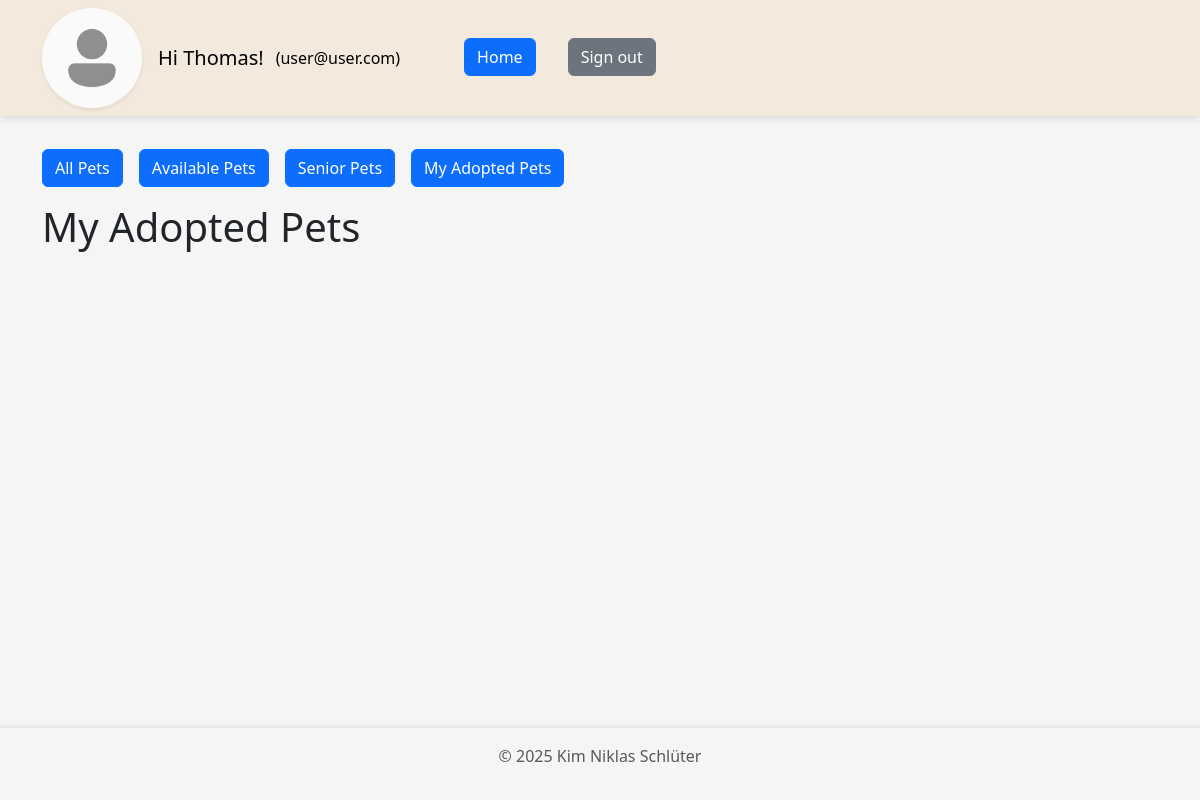
Before: /website/home.php?my_adopted_pets=true (signed in) with the older database file.
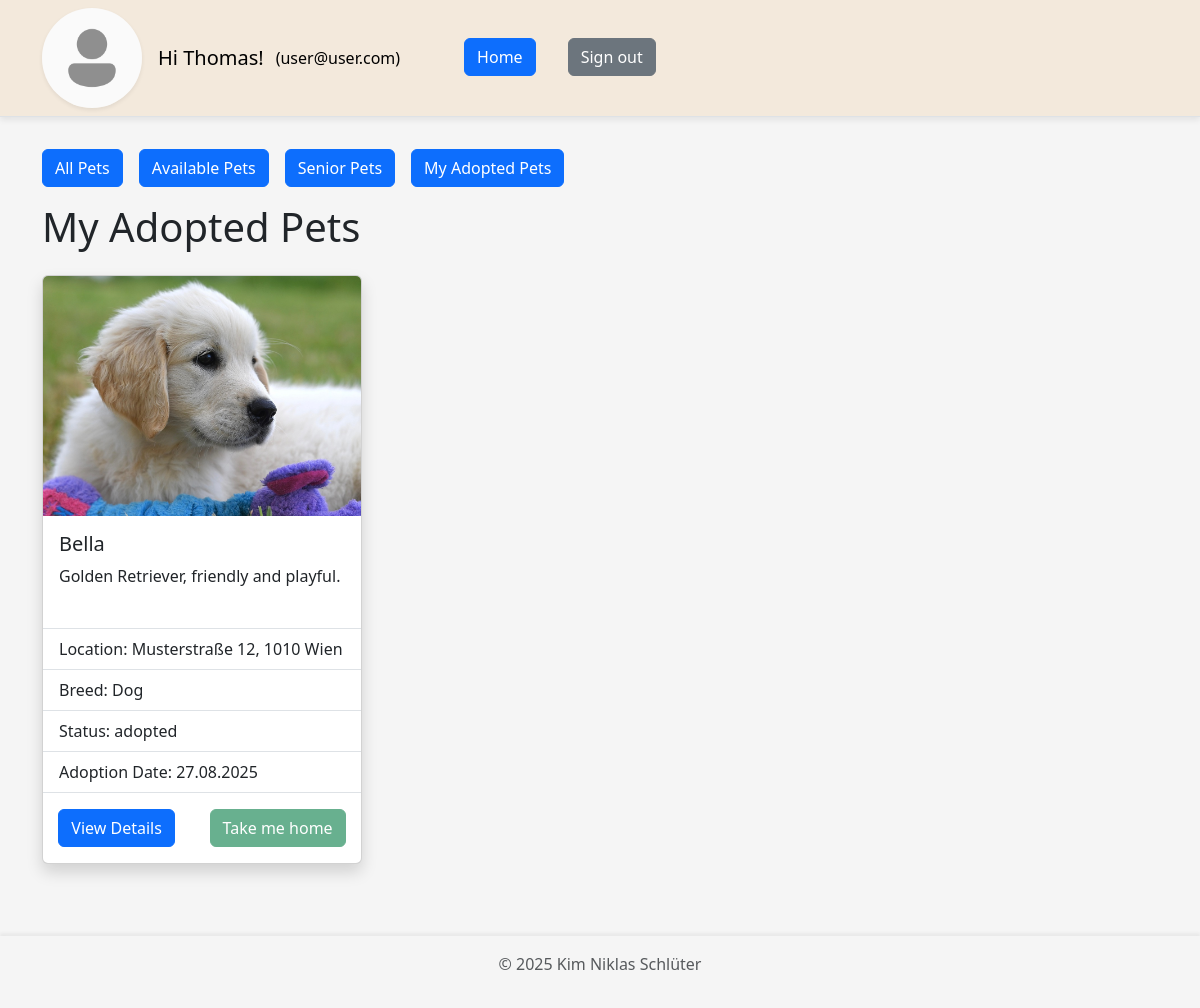
After: the same page with the newer database file.
### tables this page shows
CREATE TABLE `user` (
  `id` int(11) NOT NULL,
  `email` varchar(200) NOT NULL,
  `password` varchar(255) NOT NULL,
  `first_name` varchar(100) NOT NULL,
  `last_name` varchar(100) NOT NULL,
  `phone` varchar(50) NOT NULL,
  `address` varchar(100) NOT NULL,
  `picture` varchar(255) NOT NULL,
  `authority` enum('user','admin') NOT NULL
);

CREATE TABLE `pet_adoption` (
  `id` int(11) NOT NULL,
  `user_id` int(11) NOT NULL,
  `pet_id` int(11) NOT NULL,
  `adoption_date` date NOT NULL DEFAULT '1970-01-01'
);

CREATE TABLE `animal` (
  `id` int(11) NOT NULL,
  `name` varchar(100) NOT NULL,
  `picture` varchar(255) DEFAULT NULL,
  `location` varchar(100) NOT NULL,
  `description` text DEFAULT NULL,
  `size` enum('small','default','big') NOT NULL DEFAULT 'default',
  `age` int(11) DEFAULT NULL,
  `vaccinated` tinyint(1) NOT NULL,
  `status` enum('available','adopted') NOT NULL DEFAULT 'available',
  `breed_id` int(11) NOT NULL
);

CREATE TABLE `breed` (
  `id` int(11) NOT NULL,
  `name` varchar(100) NOT NULL
);

### website/components/util.php (called while the page is built, shortened)
<?php
function get_my_user_id_from_session()
{
  if (isset($_SESSION["user"])) {
    return $_SESSION["user"];
  } else if (isset($_SESSION["admin"])) {
    return $_SESSION["admin"];
  } else {
    return null;
  }
}
function get_user_data($conn, $userId)
{
  $sql = "SELECT * FROM `user` WHERE `id`='$userId'";
  $result = mysqli_query($conn, $sql);
  if ($result) {
    $row = mysqli_fetch_assoc($result);
    $defaultImgUrl = './' . PICTURE_FOLDER_NAME . '/user.png';
    if (empty($row['picture'])) {
      $row['profile_img_url'] = $defaultImgUrl;
    } else {
      $pictureUrl = './' . PICTURE_FOLDER_NAME . '/' . $row['picture'];
      if (!file_exists($pictureUrl)) {
        $row['profile_img_url'] = $defaultImgUrl;
      } else {
        $row['profile_img_url'] = $pictureUrl;
      }
    }
  }
  return $row;
}
function date_format_for_display($date)
{
  if (!empty($date) && $date != "0000-00-00") {
    $dateObj = date_create($date);
    return date_format($dateObj, "d.m.Y");
  }
  return "";
}
function is_bool_input_true($varName)
{
  return isset($_GET[$varName]) && filter_var($_GET[$varName], FILTER_VALIDATE_BOOL, FILTER_NULL_ON_FAILURE) === true;
}

### website/components/animals.php (called while the page is built, shortened)
<?php
require_once __DIR__ . '/db_connect.php';
require_once __DIR__ . '/util.php';
$conn = db_connect();
function create_response($status, $message, $data = [])
{
  $response = [
    "status" => $status,
    "message" => $message,
    "data" => $data
  ];
  return $response;
}
function fetch_animals_internal($sql)
{
  global $conn;
  $result = mysqli_query($conn, $sql);
  $rows = mysqli_fetch_all($result, MYSQLI_ASSOC);
  return create_response("200", "Successfully fetched animals.", $rows);
}
function get_animals_adopted_by_user($userId)
{
  return fetch_animals_internal(
    "SELECT a.id, a.name, a.picture, a.location, a.description, a.size, a.age, a.vaccinated, a.status, a.breed_id, adopt.adoption_date
     FROM animal AS a
     INNER JOIN pet_adoption AS adopt ON a.id = adopt.pet_id
     WHERE adopt.user_id = $userId"
  );
}
function get_breed_by_id($breed_id)
{
  global $conn;
  $sql = "SELECT * FROM `breed` WHERE id=$breed_id";
  $result = mysqli_query($conn, $sql);
  $row = mysqli_fetch_assoc($result);
  return $row;
}
function get_animal_picture_url($animalData)
{
  return $animalData['picture'] ? PICTURE_FOLDER_NAME . '/' . $animalData['picture'] : ANIMAL_DEFAULT_PICTURE_URL;
}

### website/components/card_layout.php (the view, shortened to what this page needs)
<?php
function create_card_layout_for_animals($response)
{
  $rows = $response['data'];
  $layout = "<div class='row row-cols-1 row-cols-md-2 row-cols-lg-3 row-cols-xl-3 row-cols-xxl-4
                         justify-content-center justify-content-md-start'>";
  foreach ($rows as $animal) {
    $animalPictureUrl = get_animal_picture_url($animal);
    $breedData = get_breed_by_id($animal['breed_id']);
    $layout .= "
    <div style='width: fit-content;'>
      <div class='card shadow mb-4 d-flex flex-column justify-content-between align-items-center' style='max-width: 20rem;'>";
    $layout .= "<div style='width: 100%'>
                  <div class='animal-picture-container'>
                    <img src='$animalPictureUrl' class='card-img-top animal-image' alt=''>
                  </div>
                  <div class='card-body'>
                    <h5 class='card-title'>{$animal['name']}</h5>
                    <p class='card-text' style='min-height: 48px'>{$animal['description']}</p>
                  </div>
                </div>";
    $layout .= "<div style='width: 100%'>";
    $layout .= "<ul class='list-group list-group-flush'>
                  <li class='list-group-item' style='padding: 0'></li>
                  <li class='list-group-item'>Location: {$animal['location']}</li>
                  <li class='list-group-item'>Breed: {$breedData['name']}</li>
                  <li class='list-group-item'>Status: {$animal['status']}</li>";
    if ($animal['status'] == 'adopted' && isset($animal['adoption_date'])) {
      $adoption_date = $animal['adoption_date'];
      $adoption_date_text = date_format_for_display($adoption_date);
      $layout .= "<li class='list-group-item'>Adoption Date: $adoption_date_text</li>";
    }
    $layout .= "  <li class='list-group-item'></li>
                </ul>";
    if (isset($_SESSION['user'])) {
      $layout .= "<div class='d-flex flex-row gap-1 justify-content-around mb-3' style='width:100%'>
                    <a href='./animal_details.php?id={$animal['id']}' class='btn btn-primary'>View Details</a>";
      $layout .= "<form method='POST'>
                      <input type='hidden' name='animal_id_to_adopt' value='{$animal['id']}' />
                      <input" . (($animal['status'] != 'available') ? " disabled" : "") . " type='submit' name='adopt_animal' class='btn btn-success' value='Take me home' />
                  </form>";
      $layout .= "</div>";
    } else if (isset($_SESSION['admin'])) {
      $layout .= "<div class='d-flex flex-row gap-2 justify-content-center mb-3'>
                    <a href='./animal_details.php?id={$animal['id']}' class='btn btn-primary'>View Details</a>
                    <a href='./animal_update.php?id={$animal['id']}' class='btn btn-success'>Update</a>
                    <a href='./animal_delete.php?id={$animal['id']}' class='btn btn-danger'>Delete</a>
                  </div>";
    }
    $layout .= "</div>";
    $layout .=  "</div></div>";
  }
  $layout .= "</div>";
  return $layout;
}

### website/home.php (shortened to what this page needs)
<?php
require_once './components/db_connect.php';
require_once './components/util.php';
require_once './components/animals.php';
require_once './components/card_layout.php';
$conn = db_connect();
$myUserId = get_my_user_id_from_session();
$myUserData = get_user_data($conn, $myUserId);
$layout = "";
if (is_bool_input_true('senior')) {
  $response = get_animals_age_greater(8);
  $pageTitle = 'Senior Pets';
} else if (is_bool_input_true('my_adopted_pets')) {
  $response = get_animals_adopted_by_user($_SESSION['user']);
  $pageTitle = 'My Adopted Pets';
} else if (is_bool_input_true('available_pets')) {
  $response = get_animals_available();
  $pageTitle = 'Available Pets';
} else {
  $response = get_all_animals();
  $pageTitle = 'All Pets';
}
if ($response['status'] == 200) {
  $layout = create_card_layout_for_animals($response);
} else {
  echo "<div class='alert alert-danger' role='alert'>
          {$response['message']}
        </div>";
}
?>
<!DOCTYPE html>
<html lang="en">
<head>
  <link href="https://cdn.jsdelivr.net/npm/bootstrap@5.3.7/dist/css/bootstrap.min.css" rel="stylesheet">
  <link rel="stylesheet" href="./styles/style.css">
  <link rel="stylesheet" href="./styles/card_layout.css">
</head>
<body>
  <?php require_once './components/navbar.php'; ?>
  <div class="container mt-3 mb-5" style="flex-grow: 1;">
    <div class="d-flex gap-3 mb-3">
      <a class="btn btn-primary" href="home.php">All Pets</a>
      <a class="btn btn-primary" href="home.php?available_pets=true">Available Pets</a>
      <a class="btn btn-primary" href="home.php?senior=true">Senior Pets</a>
      <a class="btn btn-primary" href="home.php?my_adopted_pets=true">My Adopted Pets</a>
    </div>
    <h1 class="mb-4"><?= $pageTitle ?></h1>
    <?= $layout ?>
  </div>
  <?php require_once './components/footer.php'; ?>
</body>
</html>

### website/components/navbar.php (shortened to what this page needs)
<?php
$homeUrl = isset($_SESSION['admin']) ? "dashboard.php" : "home.php";
$homeName = isset($_SESSION['admin']) ? "Dashboard" : "Home";
?>
<header class='p-0 mb-3 border-bottom title-row'>
  <nav class="navbar navbar-expand-lg" style="min-height: 3.5rem">
    <div class="container">
      <?php if (isset($_SESSION['user']) || isset($_SESSION['admin'])) { ?>
        <a href='<?= $homeUrl ?>' class='d-block me-3'>
          <img src='<?= $myUserData['profile_img_url'] ?? '' ?>' alt='profile image' width='100' height='100' class='rounded-circle shadow-sm' style='object-fit:cover;'>
        </a>
        <a class="navbar-brand me-1" href="<?= $homeUrl ?>">Hi <?= $myUserData['first_name'] ?? '' ?>!</a>
      <?php } ?>
      <div class="collapse navbar-collapse" id="navbarNav">
        <ul class="navbar-nav gap-2">
          <?php if (isset($_SESSION['user']) || isset($_SESSION['admin'])) { ?>
            <li class="nav-item me-5">
              <a class="nav-link link-body-emphasis" href="#"><?= '(' . $myUserData['email'] . ')' ?></a>
            </li>
            <li class="nav-item me-4">
              <a class="btn btn-primary" href="<?= $homeUrl ?>"><?= $homeName ?></a>
            </li>
            <li class="nav-item">
              <a class="btn btn-secondary" href="logout.php">Sign out</a>
            </li>
          <?php } ?>
        </ul>
      </div>
    </div>
  </nav>
</header>

### website/components/footer.php
<footer class="py-3">
  <p class="text-center text-body-secondary">© 2025 Kim Niklas Schl&uuml;ter</p>
</footer>

### website/styles/style.css (style rules this page uses)
body { background-color: whitesmoke; display: flex; flex-flow: column nowrap; justify-content: flex-start; min-height: 100vh; }
footer { background-color: whitesmoke; box-shadow: 0 -3px 3px rgba(0, 0, 0, 0.05); }

### website/styles/card_layout.css (style rules this page uses)
.animal-picture-container { width: 100%; height: 15rem; margin: 0 !important; overflow: hidden; }
.animal-image { width: 100%; height: 100%; object-fit: cover; }

Changed rows visible on the page:
added pet_adoption: pet.picture (picture), pet.name "Bella", pet.description "Golden Retriever, friendly and playful.", pet.location "Musterstraße 12, 1010 Wien", breed.name "Dog", pet.status "adopted", adoption_date "27.08.2025"
now on this page (row edited): animal: adopt_animal "Take me home"
